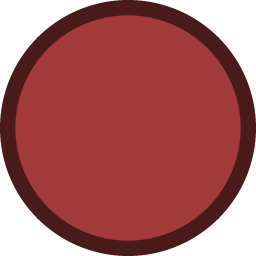
#> input picture atlas-vtt/collections/OpenTabletopGM/tokens/danger.png, 256 x 256 px
$ python -i cut_portraits.py   (imports and definitions only)
#> lines starting #> are read from the running program, lines starting #| are printed output that depends on the picture; after the words box and inside, x2 and y2 are one past the last pixel; in counts of white or black regions, pixels touching at a corner belong together
#> further down, picture is the input picture: PIL image 256x256 RGBA; mean R, G, B, A 112.5, 40, 40, 200.3
#!/usr/bin/env python3
"""cut_portraits.py: turn generated character art into 256px circular tokens.

Run:
    python3 scripts/cut_portraits.py --in SHEET.png --sheet \
        mabli-quenn:0:0 theodric-vane:0:1 dace-orrin:0:2 \
        petra-lune:1:0 tam:1:1
    python3 scripts/cut_portraits.py --in YSOLDE.png --split 2 \
        --names ysolde-marrow stopped-hand
    python3 scripts/cut_portraits.py --in KAIROS.png --name kairos --no-ring

WHY THIS EXISTS
===============
The cast portraits are generated, so they arrive as whatever shape the model
produced: a cast sheet on a 3x2 grid, a two-panel diptych, or a single square
with a rim drawn into it. Every token in `display/tokens/` is a 256x256 circle,
because that is what a VTT board shows and what `register_tokens.py` thumbnails
against. So each file has to become one, and doing it by hand for ten files is
where a token ends up 12px off centre or 4px too tight.

The rims are the awkward part, and the reason for `--no-ring`. Three of these
already have a rim painted INTO the image by the model -- and not the same one
each time, because a model reinvents a frame on every generation. Two answers:

  * A cell cut from a sheet has no frame, so it gets the plain bronze ring below
    and matches the hearden pack.
  * A single image that already has a frame keeps ITS frame, cropped to just
    inside it. Adding a second ring on top of the first is a double frame, and
    the two rims are never the same width, so the result reads as a mistake.

That is why the ring is opt-out rather than mandatory: this script's job is to
make every file a usable circular token, not to make them identical, and the
frames were never going to be identical.

The crop is a circle inscribed in the square cell, so nothing important is cut
off by the shape: the inscribed circle touches all four edges' midpoints and
leaves the corners, which is where the transparency goes.
"""
from __future__ import annotations

import argparse
import pathlib

TOKENS = pathlib.Path(__file__).resolve().parent.parent / "display" / "tokens"
SIZE = 256           # the pack's resolution, and register_tokens' thumbnail size
RING = (150, 126, 82)   # the bronze the hearden rims are closest to


def _pillow():
    try:
        from PIL import Image
    except ImportError:
        raise SystemExit("Pillow is required: pip install Pillow")
    return Image


# [22 lines left out: functions _cell_box, _inset, not called in this run]


def to_token(im, ring: bool = True):
    """Centre-crop to a square, resize, and cut it into a circle."""
#> called with ring = True
    Image = _pillow()
    w, h = im.size
#> w = 256; h = 256
    side = min(w, h)
#> side = 256
    left, top = (w - side) // 2, (h - side) // 2
#> left = 0; top = 0
    square = im.convert("RGBA").crop((left, top, left + side, top + side))
    square = square.resize((SIZE, SIZE), Image.LANCZOS)

    out = Image.new("RGBA", (SIZE, SIZE), (0, 0, 0, 0))
#> out: PIL image 256x256 RGBA; every value is 0
    mask = Image.new("L", (SIZE * 4, SIZE * 4), 0)
#> mask: PIL image 1024x1024 L; every value is 0
    from PIL import ImageDraw
    ImageDraw.Draw(mask).ellipse((0, 0, SIZE * 4 - 1, SIZE * 4 - 1), fill=255)
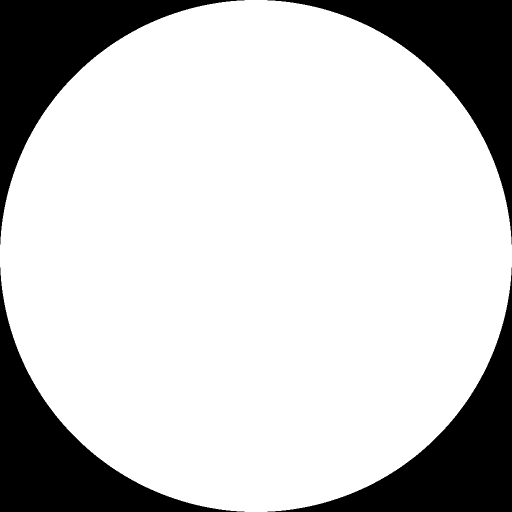
#> mask: PIL image 1024x1024 L (shown at 1/2 size); 78.5% white; 4 black regions, box (x1, y1, x2, y2) and area: (0, 0, 489, 489) 56296, (535, 0, 1024, 489) 56296, (0, 535, 489, 1024) 56296, (535, 535, 1024, 1024) 56296
    mask = mask.resize((SIZE, SIZE), Image.LANCZOS)
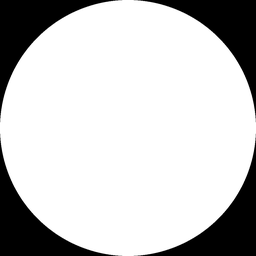
#> mask: PIL image 256x256 L; min 0, max 255, mean 200.2
    out.paste(square, (0, 0), mask)

    if ring:
        draw = ImageDraw.Draw(out)
        draw.ellipse((1, 1, SIZE - 2, SIZE - 2), outline=RING + (255,), width=4)
    return out


# [67 lines left out: functions _save, main, not called in this run]


# [2 lines not run here, left out]

>>> from PIL import Image
>>> picture = Image.open('../atlas-vtt/collections/OpenTabletopGM/tokens/danger.png')
>>> result = to_token(picture)
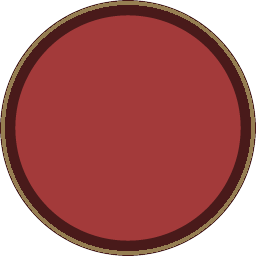
#> result: PIL image 256x256 RGBA; mean R, G, B, A 115.7, 44.6, 42.5, 199.8; transparent parts drawn white
